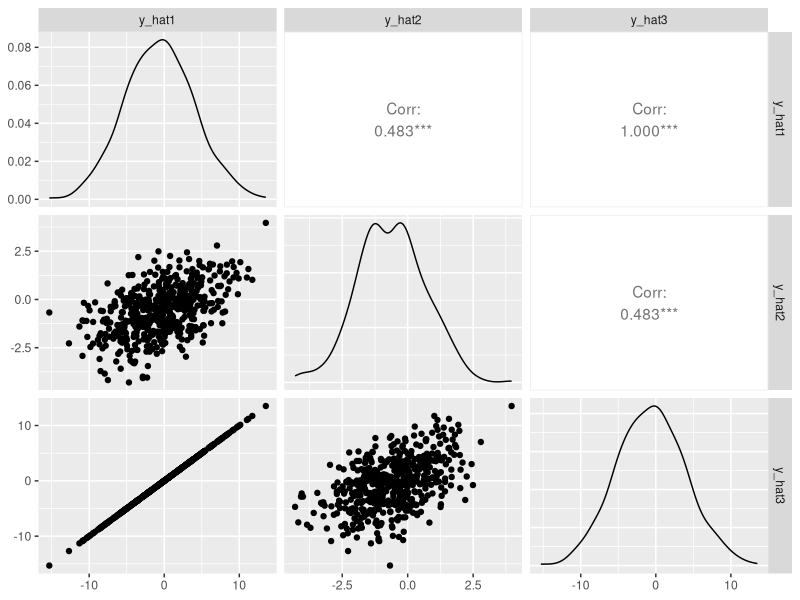

Write R code to recreate this figure.
## ---------------------------
##
## Script name: PS3_pianella.R
##
## Purpose of script: my solution to the third problem set for the PhD course 
##                    econometrics I 
##
## Author: Matteo Pianella
##
## Date Created: 13th February 2024
##
## ---------------------------
##
## Notes:
##   
##
## ---------------------------

library(ggplot2)
library(GGally)


# ex.1.b --------

# set the parameters 
n_sim <- 500 
sigma_sqr <- 1
beta <- 5

# run the simulation and calculate the correlatin
set.seed(314)
u_0 <- rnorm(n = n_sim, mean = 0, sd = sigma_sqr)
u_1 <- rnorm(n = n_sim, mean = 0, sd = 1)
u_2 <- rnorm(n = n_sim, mean = 0, sd = 1)
x_1 <- u_0 + u_2
x_2 <- u_1 + u_2
epsilon <- rnorm(n = n_sim, mean = 0, sd = 1)
y <- x_1 + beta * x_2 + epsilon

print(cor(x_1, x_2))

# predict the value of y given x_1 and calculate mean squared error
d1 <- data.frame(y, x_1)
model1 <- lm(y ~ x_1, d1)
y_hat1 <- model1$fitted.values
mse1 <- sum((y - y_hat1)^2)/n_sim
print(mse1)

#estimate the second model and calculate the mean squared error
model2 <- lm(y ~ x_1 + x_2, d1)
beta_hat2_intc <- model2$coefficients["(Intercept)"]
beta_hat2_x1 <- model2$coefficients["x_1"]
beta_hat2_x2 <- model2$coefficients["x_2"]
x_2_bar <- mean(x_2)
y_hat2 <- beta_hat2_intc + beta_hat2_x1 * x_2 + beta_hat2_x2 * x_2_bar
mse2 <- sum((y - y_hat2)^2)/n_sim
print(mse2)

# estimate x_2 from x_1 
d2 <- data.frame(x_1, x_2)
model_x_2 <- lm(x_2 ~ x_1, data = d2)
x_2_hat <- model_x_2$fitted.values
y_hat3 <- beta_hat2_intc + beta_hat2_x1 * x_1 + beta_hat2_x2 * x_2_hat
mse3 <- sum((y - y_hat3)^2)/n_sim 
print(mse3)

d_plot <- data.frame(y_hat1, y_hat2, y_hat3)
ggpairs(d_plot)

